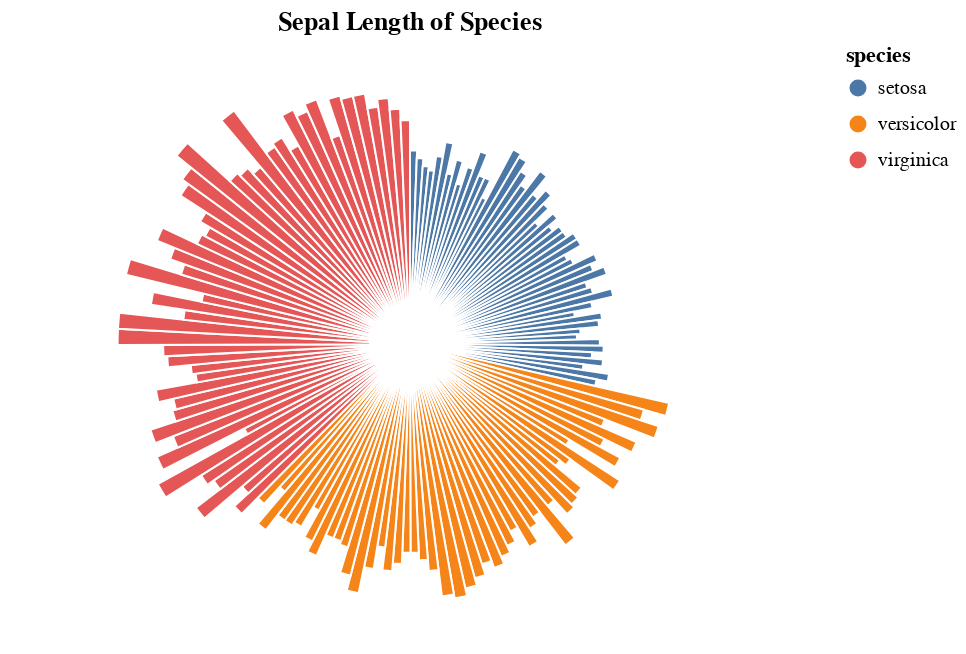

The notebook cell saved with this chart:
### Markdown cell above
This Radial visualization shows us the sepal length by species. This graphic is interesting because it shows variation within species, as well as how small the setosa species sepal length are compared to the other two

### Code cell
#Radial 

base = alt.Chart(iris).encode(
    theta=alt.Theta("sepalLength:Q", stack = True),
    radius=alt.Radius("sepalLength", scale=alt.Scale(type="linear", zero=True, rangeMin=0)),
    color="species:N",
).properties(title="Sepal Length of Species")

c1 = base.mark_arc(innerRadius=20, stroke="#fff")
c1

### Figure 1 — Vega-Lite specification as saved in the notebook (floating-point values rounded to 4 significant figures; data arrays with more than 128 entries replaced by an {"elided": "..."} marker saying what was removed)
{"config": {"view": {"continuousWidth": 400, "continuousHeight": 300}}, "data": {"name": "data-a264acbd6e539a8b3afc0cb5f240fb57"}, "mark": {"type": "arc", "innerRadius": 20, "stroke": "#fff"}, "encoding": {"color": {"field": "species", "type": "nominal"}, "radius": {"field": "sepalLength", "scale": {"rangeMin": 0, "type": "linear", "zero": true}, "type": "quantitative"}, "theta": {"field": "sepalLength", "stack": true, "type": "quantitative"}}, "title": "Sepal Length of Species", "$schema": "https://vega.github.io/schema/vega-lite/v4.17.0.json", "datasets": {"data-a264acbd6e539a8b3afc0cb5f240fb57": {"elided": "150 records"}}}
